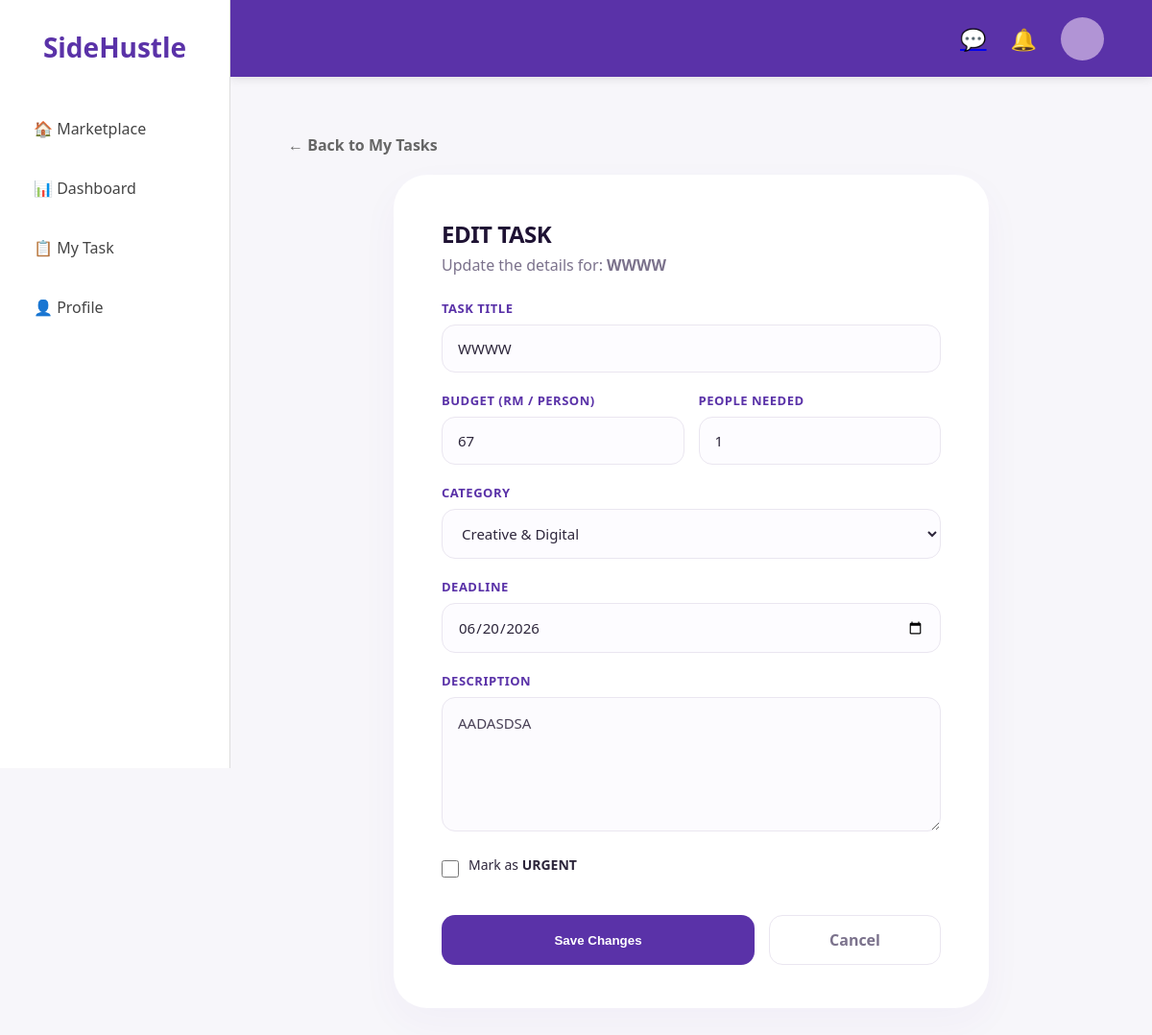
The app's page /edit_task/3 (signed in) with its own data.
### app.py (models this page shows, shortened)
class Task(db.Model):
    id = db.Column(db.Integer, primary_key=True)
    title = db.Column(db.String(100), nullable=False)
    price = db.Column(db.Float, nullable=False)
    description = db.Column(db.Text, nullable=False)
    category = db.Column(db.String(50), nullable=False)
    status = db.Column(db.String(20), default='Available')
    user = db.Column(db.String(50))
    tasker = db.Column(db.String(50))
    deadline = db.Column(db.String(50))
    capacity = db.Column(db.Integer, default=1)
    progress = db.Column(db.Integer, default=0)
    urgent = db.Column(db.Boolean, default=False)
    is_negotiable = db.Column(db.Boolean, default=False)
    def get_hired_count(self):
        return Application.query.filter_by(task_id=self.id, status='Hired').count()

### app.py (the view, shortened to what this page needs)
@app.route('/edit_task/<int:task_id>', methods=['GET', 'POST'])
def edit_task(task_id):
    task = Task.query.get_or_404(task_id)
    user = User.query.get(session.get('user_id'))
    if not user or task.user != user.username:
        flash("You are not authorized to edit this task!")
        return redirect(url_for('my_task'))
    return render_template('edit_task.html', task=task)

### app.py (called while the page is built, shortened)
@app.template_filter('time_ago')
def time_ago(value):
    if not value:
        return "Just Now"
    now = datetime.now()
    diff = now - value
    second_diff = diff.seconds
    day_diff = diff.days
    if day_diff < 0:
        return "Just Now"
    if day_diff == 0:
        if second_diff < 10:
            return "Just Now"
        if second_diff < 60:
            return f"{second_diff} seconds ago"
        if second_diff < 120:
            return "a minute ago"
        if second_diff < 3600:
            return f"{second_diff // 60} minutes ago"
        if second_diff < 7200:
            return "an hour ago"
        if second_diff < 86400:
            return f"{second_diff // 3600} hours ago"

@app.context_processor
def inject_notifications():
    if 'user_id' in session:
        current_user = User.query.get(session['user_id'])
        if current_user:
            user_notifications = Notification.query.filter_by(
                user_id=current_user.id
            ).order_by(Notification.id.desc()).limit(5).all()
            return dict(notifications=user_notifications)
        else:
            session.pop('user_id', None)
    return dict(notifications=[])

@app.context_processor
def inject_global_private_unread_count():
    if 'user_id' in session:
        try:
            current_user = User.query.get(session['user_id'])
            if current_user:
                count = DirectMessage.query.filter_by(
                    receiver_username=current_user.username,
                    is_read=False
                ).count()
                return dict(total_unread=count)
        except Exception:
            pass
    return dict(total_unread=0)

### templates/edit_task.html (shortened to what this page needs)
{% extends "base.html" %}
{% block content %}
<div class="container edit-container">
    <a href="{{ url_for('my_task') }}" class="back-link">← Back to My Tasks</a>
    <div class="center-form-wrapper">
        <div class="form-card">
            <h2>EDIT TASK</h2>
            <p class="form-subtitle">Update the details for: <strong>{{ task.title }}</strong></p>
            <form action="{{ url_for('edit_task', task_id=task.id) }}" method="POST">
                <div class="form-group">
                    <label>Task Title</label>
                    <input type="text" name="title" value="{{ task.title }}" required>
                </div>
                <div class="form-row">
                    <div class="form-group flex-1">
                        <label>Budget (RM / Person)</label>
                        <input type="number" name="price" value="{{ task.price | int }}" min="1" required
                               {% if task.get_hired_count() > 0 %}disabled{% endif %}>
                    </div>
                    <div class="form-group flex-1">
                        <label>People Needed</label>
                        <input type="number" name="capacity" value="{{ task.capacity }}" min="1" required>
                    </div>
                </div>
                <div class="form-group">
                    <label>Category</label>
                    <select name="category" required>
                        <option {% if task.category == 'Creative & Digital' %}selected{% endif %}>Creative & Digital</option>
                    </select>
                </div>
                <div class="form-group">
                    <label>Deadline</label>
                    <input type="date" name="deadline" value="{{ task.deadline }}">
                </div>
                <div class="form-group">
                    <label>Description</label>
                    <textarea name="description" class="edit-textarea" required>{{ task.description }}</textarea>
                </div>
                <div class="form-group checkbox-group">
                    <input type="checkbox" name="urgent" id="urgent" {% if task.urgent %}checked{% endif %}>
                    <label for="urgent">Mark as <strong>URGENT</strong></label>
                </div>
                <div class="form-actions">
                    <button type="submit" class="btn-primary">Save Changes</button>
                    <a href="{{ url_for('my_task') }}" class="btn-cancel">Cancel</a>
                </div>
            </form>
        </div>
    </div>
</div>
{% endblock %}

### static/style.css (style rules this page uses)
* { box-sizing: border-box; margin: 0; padding: 0; }
body { font-family: 'Segoe UI', Roboto, Helvetica, Arial, sans-serif; background-color: #f7f6fa; color: #2d263b; overflow-x: hidden; }
.btn-primary { display: block; width: 100%; background: #5a32a8; color: white; padding: 16px; text-align: center; border-radius: 15px; text-decoration: none; font-weight: bold; border: none; margin-top: 20px; cursor: pointer; transition: 0.2s; }
.btn-cancel { flex: 1; display: flex; align-items: center; justify-content: center; background-color: #f8f9fa; color: #666; border: 1px solid #ddd; padding: 16px; border-radius: 15px; text-decoration: none; font-weight: bold; transition: 0.2s; }
.center-form-wrapper { display: flex; justify-content: center; align-items: center; width: 100%; min-height: calc(100vh - 120px); padding: 20px 0; }
.form-card { background: white; padding: 45px 50px; border-radius: 35px; box-shadow: 0 15px 40px rgba(90, 50, 168, 0.04); width: 100%; max-width: 620px; }
.back-link { text-decoration: none; color: #666; font-weight: bold; margin-bottom: 20px; }
.edit-container { padding: 20px; width: 100%; }
.form-card h2 { font-family: 'Segoe UI', Roboto, sans-serif; font-weight: 800; letter-spacing: -0.5px; color: #1e1233; margin-bottom: 5px; }
.form-subtitle { color: #7b728c; margin-bottom: 25px; }
.form-group { margin-bottom: 20px; text-align: left; }
.form-group label { display: block; margin-bottom: 8px; font-weight: 700; font-size: 13px; text-transform: uppercase; letter-spacing: 0.5px; color: #5a32a8; }
.form-group input[type="text"], .form-group input[type="number"], .form-group input[type="date"], .form-group select { width: 100%; padding: 14px 16px; border: 1px solid #eae6f0; border-radius: 14px; font-size: 15px; font-family: inherit; color: #2d263b; background-color: #fdfcff; outline: none; transition: all 0.3s ease; }
.form-row { display: flex; gap: 15px; }
.flex-1 { flex: 1; }
.edit-textarea { width: 100%; height: 140px; padding: 14px 16px; border-radius: 14px; border: 1px solid #eae6f0; font-family: inherit; font-size: 15px; line-height: 1.6; background-color: #fcfbfe; color: #4a4257; resize: vertical; outline: none; transition: all 0.3s ease; }
.checkbox-group { display: flex; align-items: center; gap: 10px; margin-top: 10px; }
.checkbox-group label { text-transform: none; font-weight: 500; color: #2d263b; font-size: 14px; letter-spacing: normal; }
.checkbox-group input[type="checkbox"] { width: 18px; height: 18px; cursor: pointer; accent-color: #5a32a8; }
.form-actions { margin-top: 35px; display: flex; gap: 15px; }
.form-actions .btn-primary { margin-top: 0; flex: 2; border-radius: 14px; padding: 14px; }
.btn-cancel { flex: 1; display: flex; align-items: center; justify-content: center; background-color: #ffffff; color: #7b728c; border: 1px solid #eae6f0; padding: 14px; border-radius: 14px; text-decoration: none; font-weight: 700; transition: all 0.2s ease; }

### records on screen
Task: title "WWWW", price "67", capacity "1", category "Creative & Digital", deadline "06/20/2026", description "AADASDSA"
